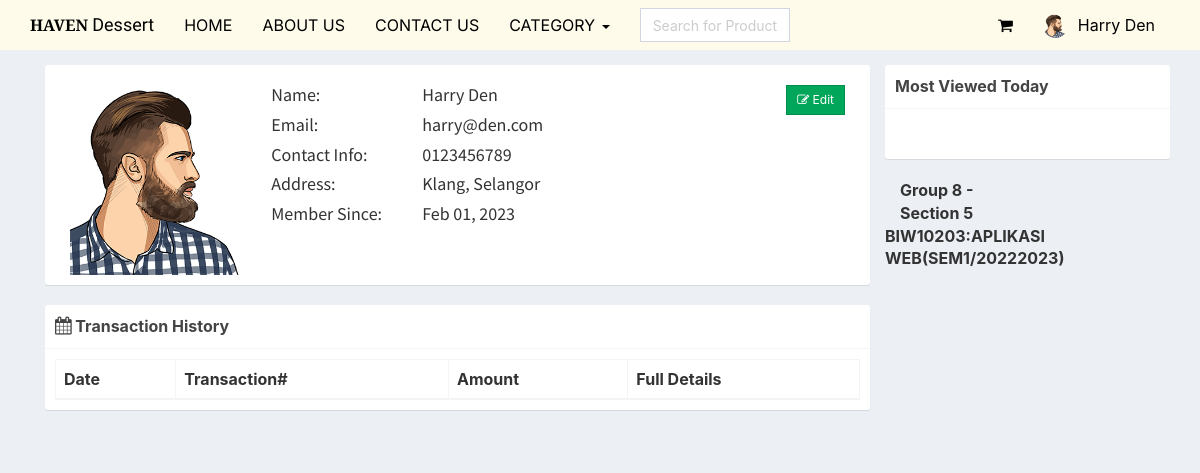
The app's page /profile.php (signed in) with its own data.
### tables this page shows
CREATE TABLE `users` (
  `id` int(11) NOT NULL,
  `email` varchar(200) NOT NULL,
  `password` varchar(60) NOT NULL,
  `type` int(1) NOT NULL,
  `firstname` varchar(50) NOT NULL,
  `lastname` varchar(50) NOT NULL,
  `address` text NOT NULL,
  `contact_info` varchar(100) NOT NULL,
  `photo` varchar(200) NOT NULL,
  `status` int(1) NOT NULL,
  `activate_code` varchar(15) NOT NULL,
  `reset_code` varchar(15) NOT NULL,
  `created_on` date NOT NULL
);

### includes/session.php (called while the page is built, shortened)
<?php
	include 'includes/conn.php';
	if(isset($_SESSION['user'])){
		$conn = $pdo->open();
		try{
			$stmt = $conn->prepare("SELECT * FROM users WHERE id=:id");
			$stmt->execute(['id'=>$_SESSION['user']]);
			$user = $stmt->fetch();
		}
		catch(PDOException $e){
			echo "There is some problem in connection: " . $e->getMessage();
		}
	}
?>

### profile.php (the view, shortened to what this page needs)
<?php include 'includes/session.php'; ?>
<?php include 'includes/header.php'; ?>
<body class="hold-transition skin-blue layout-top-nav">
<div class="wrapper">
	<?php include 'includes/navbar.php'; ?>
	  <div class="content-wrapper">
	    <div class="container">
	      <section class="content">
	        <div class="row">
	        	<div class="col-sm-9">
	        		<div class="box box-solid">
	        			<div class="box-body">
	        				<div class="col-sm-3">
	        					<img src="<?php echo (!empty($user['photo'])) ? 'images/'.$user['photo'] : 'images/profile.jpg'; ?>" width="100%">
	        				</div>
	        				<div class="col-sm-9">
	        					<div class="row">
	        						<div class="col-sm-3">
	        							<h4>Name:</h4>
	        							<h4>Email:</h4>
	        							<h4>Contact Info:</h4>
	        							<h4>Address:</h4>
	        							<h4>Member Since:</h4>
	        						</div>
	        						<div class="col-sm-9">
	        							<h4><?php echo $user['firstname'].' '.$user['lastname']; ?>
	        								<span class="pull-right">
	        									<a href="#edit" class="btn btn-success btn-flat btn-sm" data-toggle="modal"><i class="fa fa-edit"></i> Edit</a>
	        								</span>
	        							</h4>
	        							<h4><?php echo $user['email']; ?></h4>
	        							<h4><?php echo (!empty($user['contact_info'])) ? $user['contact_info'] : 'N/a'; ?></h4>
	        							<h4><?php echo (!empty($user['address'])) ? $user['address'] : 'N/a'; ?></h4>
	        							<h4><?php echo date('M d, Y', strtotime($user['created_on'])); ?></h4>
	        						</div>
	        					</div>
	        				</div>
	        			</div>
	        		</div>
	        		<div class="box box-solid">
	        			<div class="box-header with-border">
	        				<h4 class="box-title"><i class="fa fa-calendar"></i> <b>Transaction History</b></h4>
	        			</div>
	        			<div class="box-body">
	        				<table class="table table-bordered" id="example1">
	        					<thead>
	        						<th>Date</th>
	        						<th>Transaction#</th>
	        						<th>Amount</th>
	        						<th>Full Details</th>
	        					</thead>
	        				</table>
	        			</div>
	        		</div>
	        	</div>
	        	<div class="col-sm-3">
	        		<?php include 'includes/sidebar.php'; ?>
  	<?php include 'includes/footer.php'; ?>
</div>
</body>
</html>

### includes/navbar.php (shortened to what this page needs)
<link rel="stylesheet" href="dist/css/AdminLTE.css">
<header class="main-header">
  <nav class="navbar navbar-static-top">
    <div class="container">
      <div class="navbar-header">
        <a href="index.php" class="navbar-brand"><b>HAVEN </b>Dessert</a>
      </div>
      <div class="collapse navbar-collapse pull-left" id="navbar-collapse">
        <ul class="nav navbar-nav">
          <li><a href="index.php">HOME</a></li>
          <li><a href="about us .php">ABOUT US</a></li>
          <li><a href="contact.php">CONTACT US</a></li>
          <li class="dropdown">
            <a href="#" class="dropdown-toggle" data-toggle="dropdown">CATEGORY <span class="caret"></span></a>
          </li>
        </ul>
        <form method="POST" class="navbar-form navbar-left" action="search.php">
          <div class="input-group">
              <input type="text" class="form-control" id="navbar-search-input" name="keyword" placeholder="Search for Product" required>
          </div>
        </form>
      </div>
      <div class="navbar-custom-menu">
        <ul class="nav navbar-nav">
          <li class="dropdown messages-menu">
            <a href="#" class="dropdown-toggle" data-toggle="dropdown">
              <i class="fa fa-shopping-cart"></i>
            </a>
          </li>
          <?php
            if(isset($_SESSION['user'])){
              $image = (!empty($user['photo'])) ? 'images/'.$user['photo'] : 'images/profile.jpg';
              echo '
                <li class="dropdown user user-menu">
                  <a href="#" class="dropdown-toggle" data-toggle="dropdown">
                    <img src="'.$image.'" class="user-image" alt="User Image">
                    <span class="hidden-xs">'.$user['firstname'].' '.$user['lastname'].'</span>
                  </a>
                  <ul class="dropdown-menu">
                    <li class="user-header">
                      <img src="'.$image.'" class="img-circle" alt="User Image">
                      <p>
                        '.$user['firstname'].' '.$user['lastname'].'
                        <small>Member since '.date('M. Y', strtotime($user['created_on'])).'</small>
                      </p>
                    </li>
                    <li class="user-footer">
                      <div class="pull-left">
                        <a href="profile.php" class="btn btn-default btn-flat">Profile</a>
                      </div>
                      <div class="pull-right">
                        <a href="logout.php" class="btn btn-default btn-flat">Sign out</a>
                      </div>
                    </li>
                  </ul>
                </li>
              ';
            }
            else{
              echo "
                <li><a href='login.php'>LOGIN</a></li>
                <li><a href='signup.php'>SIGNUP</a></li>
              ";
            }
          ?>
        </ul>
      </div>
    </div>
  </nav>
</header>

### includes/header.php (style rules this page uses)
@media (min-width: 768px) { #navbar-search-input { width: 60px; } }
@media (min-width: 992px) { #navbar-search-input { width: 150px; } }

### records on screen
users: photo (picture), firstname "Harry", lastname "Den", email "harry@den.com", contact_info "0123456789", address "Klang, Selangor", created_on "Feb 01, 2023"
